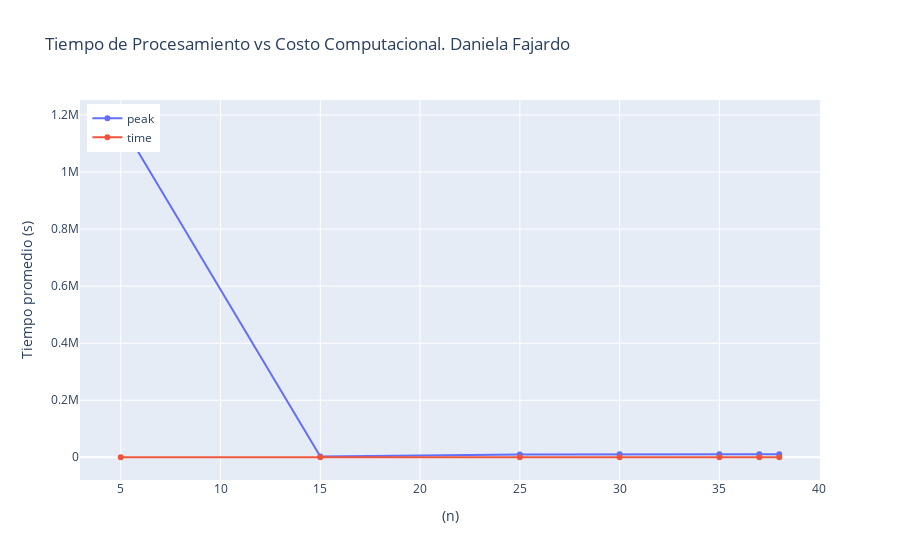

Notebook cell for this chart:
### Code cell
import plotly.graph_objs as go
# Datos de ejemplo obtenidos de la celda anterior (ajusta si tienes otros valores):

fig = go.Figure()
fig.add_trace(go.Scatter(x=sizes2, y=vector_rec, mode='lines+markers', name='peak'))
fig.add_trace(go.Scatter(x=sizes2, y=vector_time, mode='lines+markers', name='time'))
fig.update_layout(title='Tiempo de Procesamiento vs Costo Computacional. Daniela Fajardo',
                  xaxis_title='(n)',
                  yaxis_title='Tiempo promedio (s)',
                  legend=dict(x=0.01, y=0.99))

### Figure 1 — Plotly figure (JSON) as saved in the notebook; plotly's stock layout.template omitted (floating-point values rounded to 4 significant figures)
{"data": [{"mode": "lines+markers", "name": "peak", "type": "scatter", "x": [5, 15, 25, 30, 35, 37, 38], "y": [1173078, 2760, 9739, 10190, 10759, 10709, 10615]}, {"mode": "lines+markers", "name": "time", "type": "scatter", "x": [5, 15, 25, 30, 35, 37, 38], "y": [6.69e-05, 0.00691, 0.805, 8.889, 100.7, 261.2, 421.8]}], "layout": {"legend": {"x": 0.01, "y": 0.99}, "title": {"text": "Tiempo de Procesamiento vs Costo Computacional. Daniela Fajardo"}, "xaxis": {"title": {"text": "(n)"}}, "yaxis": {"title": {"text": "Tiempo promedio (s)"}}}}
